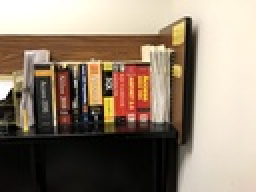
%> input picture HW4/MyPics/books1.jpg, 128 x 96 px, shrunk from 2160 x 1620 before the run (shown 2 times larger)
$ octave --eval "result = HCD1(imread('MyPics/books1.jpg'));"   (GNU Octave 9; MATLAB toolbox functions it lacks are replaced by stand-ins)
%> lines starting %> are read from the running program, lines starting %| are printed output that depends on the picture
%% ECE 661 2018 Fall Homework 4
% Ye Shi
% shi 349@purdue.edu

function R = HCD1(img, scale, sigma)
% Find the Harris Corner map of img
% scale is a mutiplier
%
if nargin < 2
    sigma = 1.2;
    scale = 1;
elseif nargin <3
    sigma = 1.2;
end

debug = 0

si = sigma * scale;

HaarSize = round(ceil(4*si)/2)*2;
HaarX = [-ones(HaarSize,HaarSize/2),ones(HaarSize,HaarSize/2)];
HaarY = - HaarX';

ImX = imfilter(img,HaarX,'same');
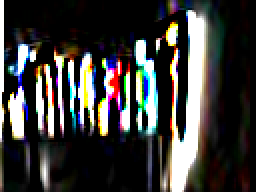
%> ImX: size 96x128x3 uint8 (shown 2 times larger); mean R, G, B 61.2, 60.2, 58.6
ImY = imfilter(img,HaarY,'same');
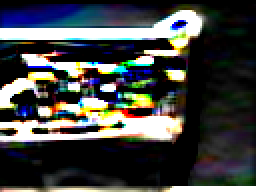
%> ImY: size 96x128x3 uint8 (shown 2 times larger); mean R, G, B 67.2, 69.2, 68.4

[h,w] = size(img);
%> h = 96; w = 384
R = zeros(h,w);

WinSize = round(ceil(5*si)/2)*2+1;
WShalf = floor(WinSize/2);
parfor i = WShalf + 1 : h - WShalf - 1
    for j =  WShalf + 1 : w - WShalf - 1
        R(i,j) = findC(i,j,ImX,ImY,WShalf);
    end
end
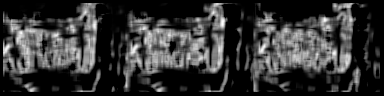
%> R: size 96x384 double; min 0, max 39636639, mean 8230479.1; drawn with min black and max white

% debug use to show HCD points
if debug
    figure;imshow(img);hold on;
%     [x,y] = find(R);
%     plot(y,x,'x');
%     hold on;
end

R = localMaxFilter(R,si);

% debug use to show HCD points
if debug
    [x,y] = find(R);
    plot(y,x,'o');
    hold off;
end
Rnum = length(find(R))
end

function r = findC(i,j,ImX,ImY,WShalf)
Ix = ImX(i - WShalf : i+ WShalf, j - WShalf : j+ WShalf);
Iy = ImY(i - WShalf : i+ WShalf, j - WShalf : j+ WShalf);
C = zeros(2,2);
C(1,1) = sum(Ix(:).^2);
C(2,2) = sum(Iy(:).^2);
C(1,2) = sum(Ix(:).*Iy(:));
C(2,1) = C(1,2);

if rank(C) == 2
%     r = det(C)/trace(C)^2;
r = det(C) - 0.04*trace(C)^2;
    if r< 0
        r = 0;
    end
else
    r = 0;
end
end

function r = localMaxFilter(R,si)
%> called with si = 1.2
[h,w] = size(R);
%> h = 96; w = 384
Z = zeros(h,w);
Rmean = mean(R(find(R>0)))
%> Rmean = 13773759.8
Rmax = max(R(find(R>0)))
%> Rmax = 39636639
Rmin = min(R(find(R>0)))
%> Rmin = 1.04
threshold = Rmean
%> threshold = 13773759.8
MSwin= 21
hwin = floor(MSwin/2);
for i = 1+hwin:h-hwin-1
    for j = 1+hwin:w-hwin-1
        Rwin = R(i-hwin:i+hwin,j-hwin:j+hwin);
        rmax = max(Rwin(:));
        if rmax ~=0
            if R(i,j) == rmax && R(i,j)>threshold
                Z(i,j) = R(i,j);
                %                 Z(i,j) =1;  % only for cornet bit map
            end
        end
    end
end
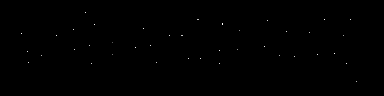
%> Z: size 96x384 double; min 0, max 39636639, mean 37774.2; drawn with min black and max white
% r = Z/max(Z(:));
r = Z;
end
%> in HCD1, `Rnum = length(find(R))`: Rnum = 43
